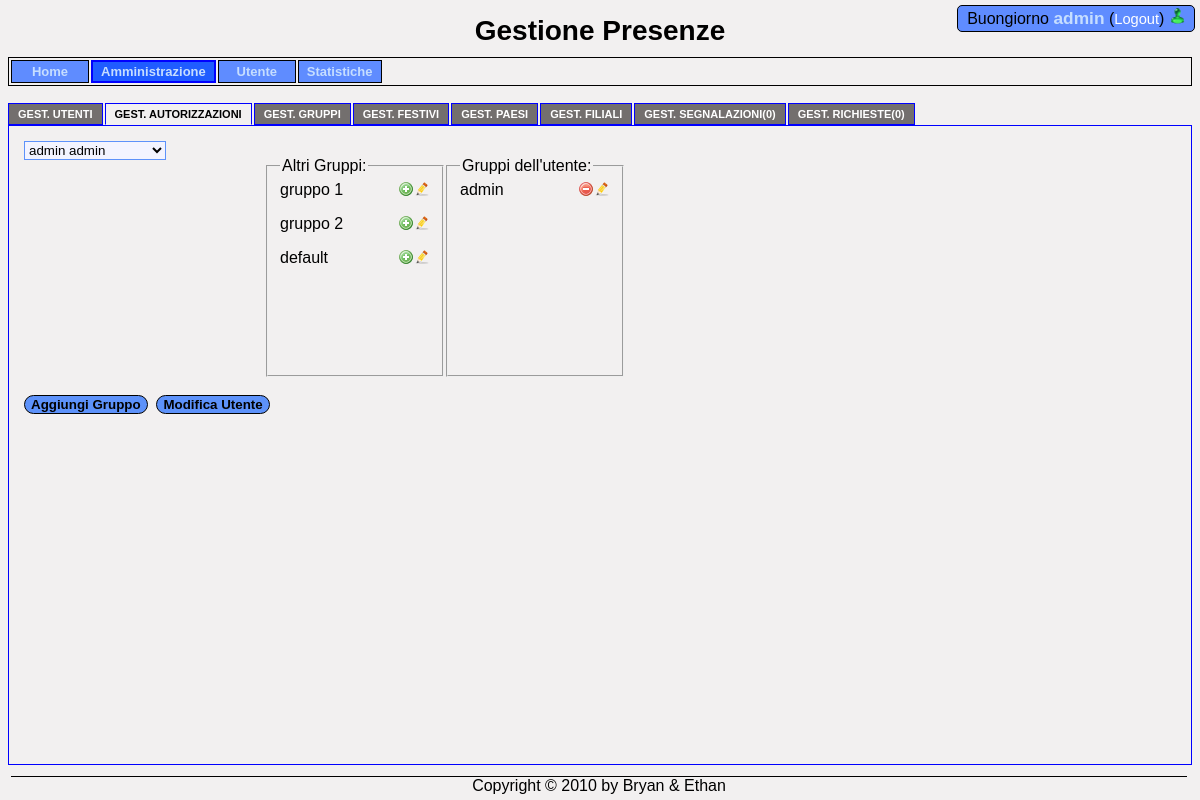
Page /?pagina=amministrazione&tab=gestione_autorizzazioni (signed in) on the committed database.
### tables this page shows
CREATE TABLE `gruppi` (
  `id_gruppo` int(11) NOT NULL AUTO_INCREMENT,
  `nome` varchar(45) NOT NULL,
  `amministra` varchar(1) NOT NULL DEFAULT 'N' COMMENT 'Indica se il gruppo è di amministrazione e quindi puo vedere tutto nel sistema di gestione presenze',
  PRIMARY KEY (`id_gruppo`)
);

### classi/Dipendente.php (called while the page is built, shortened)
<?php
class Dipendente {
    public function __get($key) {
        return $this->$key;
    }
    function trovaUtenteDaId($id){
        $rs = Database::getInstance()->eseguiQuery("SELECT nome,cognome,username,fk_filiale,email,stato_att as stato,commento_stato,telefono,natel FROM dipendenti where id_dipendente = ?",array($id));
        $this->stato = $rs->fields["stato"];
        $this->commento_stato = $rs->fields["commento_stato"];
        return $this;
    }
}
?>

### classi/Database.php (called while the page is built, shortened)
<?php
include("./adodb/adodb.inc.php");
class Database{
    private static $istanza = null;
    private $conn = null;
    private $server = "localhost";
    private $username = "root";
    private $password = "admin";
    private $db = "gestione_presenze";
    function __construct(){
        try{
            $this->conn = NewADOConnection('mysql');
            $this->conn->Connect($this->server, $this->username, $this->password, $this->db);
        }
        catch(Exception $e){
            print_r($e);
        }
    }
    static function getInstance(){
        if(!self::$istanza){
            self::$istanza = new Database();
        }
        return self::$istanza;
    }
    function eseguiQuery($query,$val = null,$ass = ADODB_FETCH_ASSOC){
        $rs = null;
        $this->conn->SetFetchMode($ass);
        try{
            $rs = $this->conn->Execute($query,$val);
        }
        catch(Exception $e){
            print_r($e);
        }
        return $rs;
    }
}
?>

### adodb/adodb.inc.php (called while the page is built, shortened)
<?php
 if (!defined('_ADODB_LAYER')) {
	GLOBAL
		$ADODB_vers,
		$ADODB_COUNTRECS,
		$ADODB_CACHE_DIR,
		$ADODB_CACHE,
		$ADODB_CACHE_CLASS,
		$ADODB_EXTENSION,
		$ADODB_COMPAT_FETCH,
	 	$ADODB_FETCH_MODE,
		$ADODB_GETONE_EOF,
		$ADODB_QUOTE_FIELDNAMES;
	function ADODB_str_replace($src, $dest, $data)
	{
		if (ADODB_PHPVER >= 0x4050) return str_replace($src,$dest,$data);
		return $data;
	}
	class ADOConnection {
	var $debug = false;
	var $fetchMode=false;
	var $_queryID = false;
	var $_bindInputArray = false;
	function SetFetchMode($mode)
	{
		$old = $this->fetchMode;
		$this->fetchMode = $mode;
		if ($old === false) {
		global $ADODB_FETCH_MODE;
			return $ADODB_FETCH_MODE;
		}
		return $old;
	}
	function Execute($sql,$inputarr=false)
	{
		if ($inputarr) {
			$element0 = reset($inputarr);
			$array_2d = is_array($element0) && !is_object(reset($element0));
			if (!is_array($sql) && !$this->_bindInputArray) {
				$sqlarr = explode('?',$sql);
				$nparams = sizeof($sqlarr)-1;
				if (!$array_2d) $inputarr = array($inputarr);
				foreach($inputarr as $arr) {
					$sql = ''; $i = 0;
					while(list(, $v) = each($arr)) {
						$sql .= $sqlarr[$i];
						$typ = gettype($v);
						if ($typ == 'string')
							$sql .= $this->qstr($v);
						$i += 1;
						if ($i == $nparams) break;
					}
					if (isset($sqlarr[$i])) {
						$sql .= $sqlarr[$i];
					} else if ($i != sizeof($sqlarr))
						$this->outp_throw( "Input array does not match ?: ".htmlspecialchars($sql),'Execute');
					$ret = $this->_Execute($sql);
				}
			}
		} else {
			$ret = $this->_Execute($sql,false);
		}
		return $ret;
	}
	function _Execute($sql,$inputarr=false)
	{
		if ($this->debug) {
			global $ADODB_INCLUDED_LIB;
			if (empty($ADODB_INCLUDED_LIB)) include(ADODB_DIR.'/adodb-lib.inc.php');
			$this->_queryID = _adodb_debug_execute($this, $sql,$inputarr);
		} else {
			$this->_queryID = @$this->_query($sql,$inputarr);
		}
		$rs = new $rsclass($this->_queryID,$this->fetchMode);
		$rs->connection = $this;
		$rs->Init();
		if (is_array($sql)) $rs->sql = $sql[0];
		else $rs->sql = $sql;
		return $rs;
	}
}
	class ADORecordSet implements IteratorAggregate {
	var $_numOfRows = -1;
	var $_numOfFields = -1;
	var $_currentRow = -1;
	function ADORecordSet($queryID)
	{
		$this->_queryID = $queryID;
	}
	function Init()
	{
		if ($this->_numOfRows != 0 && $this->_numOfFields && $this->_currentRow == -1) {
			$this->_currentRow = 0;
			if ($this->EOF = ($this->_fetch() === false)) {
				$this->_numOfRows = 0;
			}
		} else {
			$this->EOF = true;
		}
	}
}
	function ADOLoadCode($dbType)
	{
		$db = strtolower($dbType);
		switch ($db) {
			default:
				$class = $db; break;
		}
		$file = ADODB_DIR."/drivers/adodb-".$db.".inc.php";
		if (class_exists("ADODB_" . $class)) return $class;
		return false;
	}
	function NewADOConnection($db='')
	{
		$tmp = ADONewConnection($db);
		return $tmp;
	}
	function ADONewConnection($db='')
	{
	GLOBAL $ADODB_NEWCONNECTION, $ADODB_LASTDB;
		$errorfn = (defined('ADODB_ERROR_HANDLER')) ? ADODB_ERROR_HANDLER : false;
		if(empty($obj)) {
			if (!isset($ADODB_LASTDB)) $ADODB_LASTDB = '';
			if ($db != $ADODB_LASTDB) $db = ADOLoadCode($db);
			$cls = 'ADODB_'.$db;
			$obj = new $cls();
		}
		if ($obj) {
			if ($errorfn)  $obj->raiseErrorFn = $errorfn;
		}
		return $obj;
	}
}
?>

### adodb/drivers/adodb-mysql.inc.php (called while the page is built, shortened)
<?php
if (! defined("_ADODB_MYSQL_LAYER")) {
class ADODB_mysql extends ADOConnection {
	var $forceNewConnect = false;
	var $clientFlags = 0;
	function qstr($s,$magic_quotes=false)
	{
		if (!$magic_quotes) {
			if ($this->replaceQuote[0] == '\\'){
				$s = adodb_str_replace(array('\\',"\0"),array('\\\\',"\\\0"),$s);
			}
			return  "'".str_replace("'",$this->replaceQuote,$s)."'";
		}
		$s = str_replace('\\"','"',$s);
		return "'$s'";
	}
	function _connect($argHostname, $argUsername, $argPassword, $argDatabasename)
	{
		if (ADODB_PHPVER >= 0x4300)
			$this->_connectionID = mysql_connect($argHostname,$argUsername,$argPassword,
												$this->forceNewConnect,$this->clientFlags);
		else if (ADODB_PHPVER >= 0x4200)
			$this->_connectionID = mysql_connect($argHostname,$argUsername,$argPassword,
												$this->forceNewConnect);
		else
			$this->_connectionID = mysql_connect($argHostname,$argUsername,$argPassword);
		if ($argDatabasename) return $this->SelectDB($argDatabasename);
		return true;
	}
	function SelectDB($dbName)
	{
		if ($this->_connectionID) {
			return @mysql_select_db($dbName,$this->_connectionID);
		}
		else return false;
	}
	function _query($sql,$inputarr=false)
	{
		return mysql_query($sql,$this->_connectionID);
	}
}
class ADORecordSet_mysql extends ADORecordSet{
	function ADORecordSet_mysql($queryID,$mode=false)
	{
		switch ($mode)
		{
		case ADODB_FETCH_ASSOC:$this->fetchMode = MYSQL_ASSOC; break;
		}
	}
	function _initrs()
	{
		$this->_numOfRows = @mysql_num_rows($this->_queryID);
		$this->_numOfFields = @mysql_num_fields($this->_queryID);
	}
	function _fetch()
	{
		$this->fields =  @mysql_fetch_array($this->_queryID,$this->fetchMode);
		return is_array($this->fields);
	}
}
}
?>

### classi/Autorizzazione.php (called while the page is built, shortened)
<?php
class Autorizzazione {
    static function verificaAccesso($pagina){
       $rs = Database::getInstance()->eseguiQuery("SELECT count(*) as accesso FROM dipendenti d,gruppi g, dipendenti_gruppi dg, gruppi_pagine gp, pagine p WHERE d.id_dipendente = dg.fk_dipendente AND dg.fk_gruppo = g.id_gruppo AND g.id_gruppo = gp.fk_gruppo AND gp.fk_pagina = p.id_pagina AND d.username = ? AND p.url = ?",array($_SESSION['username'],$pagina));
       return $rs->fields['accesso'] >= 1;
    }
}
?>

### pagine/tab/gestione_autorizzazioni.php (the view, shortened to what this page needs)
<?php
    $id = stampaUtenti();
    stampaGruppi($id);
?>
<?php
function stampaUtenti(){
    echo '<form action="?pagina=amministrazione&tab=gestione_autorizzazioni" method="POST">';
        $rs = Database::getInstance()->eseguiQuery("SELECT id_dipendente id,nome,cognome,username FROM dipendenti;");
        $id = $rs->fields['id'];
        echo "<select name='utente' style='float:left;' onchange='this.form.submit();'>";
            while(!$rs->EOF){
                $selected="";
                echo '<option value="'.$rs->fields['id'].'" '.$selected.'>'.$rs->fields['nome'].' '.$rs->fields['cognome'].'</option>';
                $rs->MoveNext();
            }
        echo "</select>";
    echo "</form>";
    return $id;
}
function stampaGruppi($utente){
    echo '<fieldset style="width:150px;height:200px;float:left;margin-left:100px;">';
        echo '<legend>Altri Gruppi:</legend>';
        $rs = Database::getInstance()->eseguiQuery("SELECT * FROM gruppi WHERE id_gruppo not in(SELECT g.id_gruppo FROM gruppi g, dipendenti_gruppi dg, dipendenti d where g.id_gruppo = dg.fk_gruppo AND d.id_dipendente = dg.fk_dipendente AND d.id_dipendente = ".$utente.");");
                while(!$rs->EOF){
                    stampaFormGruppi("aggiungi",$utente,$rs->fields["id_gruppo"],$rs->fields["nome"]);
                    $rs->MoveNext();
                }
    echo '</fieldset>';
    echo '<fieldset style="width:150px;height:200px;margin-left:100px;">';
        echo '<legend>Gruppi dell\'utente:</legend>';
        $rs = Database::getInstance()->eseguiQuery("SELECT g.* from gruppi g, dipendenti_gruppi dg, dipendenti d where g.id_gruppo = dg.fk_gruppo AND d.id_dipendente = dg.fk_dipendente AND d.id_dipendente = ".$utente.";");
                while(!$rs->EOF){
                    $rs->MoveNext();
                }
    echo '</fieldset>';
}
    function stampaFormGruppi($azione,$utente,$idGruppo,$nomeGruppo){
?>
        <form action="?pagina=amministrazione&tab=gestione_autorizzazioni" name="form_<?php echo $idGruppo?>" method="POST">
            <?php echo $nomeGruppo; ?>
            <img class="puntatore" style="float:right;" onclick="formModifica_<?php echo $idGruppo; ?>.submit();" src="/GestionePresenze/img/modifica.png" alt="modifica" />
            <img class="puntatore" style="float:right;" onclick="form_<?php echo $idGruppo; ?>.submit();" src="/GestionePresenze/img/<?php echo $azione; ?>.png" alt="aggiungi" />
        </form>
<?php
    }
?>
<br>
<form action="?pagina=amministrazione&tab=gestione_gruppi" method="POST">
    <input class="bottCalendario" type="submit" value="Aggiungi Gruppo"/> &nbsp;<input class="bottCalendario" type="button" value="Modifica Utente" onclick="modificaUtente.submit();"/>
</form>

### index.php (shortened to what this page needs)
<?php
    include("classi/Database.php");
    include("classi/Dipendente.php");
    include("classi/Evento.php");
    include("classi/Autorizzazione.php");
    include("login.php");
    include("pagine/navigazione/menu.php");
?>
<!DOCTYPE HTML PUBLIC "-//W3C//DTD HTML 4.01 Transitional//EN">
<html>
    <head>
        <link rel="stylesheet" href="style.css" type="text/css" />
        <link rel="stylesheet" type="text/css" media="all" href="script/mini_calendario/skins/aqua/theme.css" title="Aqua" />
    </head>
    <body>
        <div id="pagina">
            <div id="header">
                <div class="mainTitle">Gestione Presenze</div>
               <?php
               if(isset($_SESSION['username'])){
                   creaMenu($_GET['pagina']);
               }?>
            </div>
            <div id="corpo">
               <?php
                    if(!isset($_SESSION['username'])){
                        login();
                    }
                    else if(!$_GET){
                        include("pagine/home.php");
                    }
                    else{
                        include("pagine/".$_GET['pagina'].".php");
                    }
               ?>
            </div>
        </div>
        <div id="footer">
            Copyright &copy 2010 by Bryan & Ethan
        </div>
    </body>
</html>

### pagine/navigazione/menu.php (shortened to what this page needs)
<?php
function creaMenuItem($paginaAttuale,$pagina){
    if(Autorizzazione::verificaAccesso($pagina)){
        $class = "";
        if($paginaAttuale==$pagina){
            $class = " menuItemSelected";
        } ?>
        <td class="menuItem<?php echo $class ?>">
            <?php echo '<a class="menuLink" href="?pagina='.$pagina.'">'.ucfirst($pagina).'</a>'; ?>
        </td>
<?php
    }
}
function creaMenu($pagina){
    if($pagina=="") $pagina = "home"; ?>
<div class="messaggioUtente">
    <?php
        $d = new Dipendente();
        $d->trovaUtenteDaId($_SESSION["id_utente"]);
        stampaMessaggio($d);
    ?>
</div>
<table class="menu">
    <tr>
        <?php
            creaMenuItem($pagina,"home");
            creaMenuItem($pagina,"amministrazione");
            creaMenuItem($pagina,"utente");
            creaMenuItem($pagina,"statistiche");
         ?>
        <td></td>
    </tr>
</table>
<?php
}
?>

### login.php (shortened to what this page needs)
<?php
function stampaMessaggio($d){ ?>
    Buongiorno <a class="linkUser" href="?pagina=utente"><?php echo $_SESSION['username']; ?></a>
    (<a class="linkAiuti" href="?azione=logout">Logout</a>) <img src="./img/stato<?php echo $d->stato;?>.png" onmouseover="vediStati(<?php echo strlen(trim($d->commento_stato))>0;?>);"/>
<?php
}
?>

### pagine/amministrazione.php (shortened to what this page needs)
<?php include("navigazione/submenu.php"); ?>
<div>
    <ul id="tabList">
        <?php
            $paginaAttuale = "amministrazione";
            $tabAttuale = $_GET['tab'];
            creaSubmenuItem($paginaAttuale, $tabAttuale, "gestione_utente", "GEST. UTENTI");
            creaSubmenuItem($paginaAttuale, $tabAttuale, "gestione_autorizzazioni", "GEST. AUTORIZZAZIONI");
        ?>
    </ul>
    <div id="contenuto">
        <?php
            if(!isset($_GET['tab'])){
                include("tab/gestione_utente.php");
            }
            else{
                include("tab/".$_GET['tab'].".php");
            }
        ?>
    </div>
</div>

### pagine/navigazione/submenu.php
<?php
function creaSubmenuItem($paginaAttuale,$tabAttuale,$tab,$testo){
    if($tabAttuale==$tab)
        echo '<li id="selectedTab">';
    else
        echo '<li>';
    echo '<a href="?pagina='.$paginaAttuale.'&tab='.$tab.'">'.$testo.'</a>';
    echo '</li>';
}

### style.css (style rules this page uses)
input,select { border:1px solid #5D92FA; background-color: #F3F4FF; }
body { font-family: arial; background-color: #F2F0F0; height: 95%; }
#header { margin-top: 15px; }
#corpo { padding-top: 15px; }
#contenuto { border: 1px solid blue; padding: 15px; height: 80%; }
#footer { border-top: 1px solid black; text-align: center; position: absolute; bottom: 2px; margin: 3px; width: 98%; }
.mainTitle { text-align: center; font-weight: bold; font-size: 21pt; }
.menu { width: 100%; margin-top: 10px; border: 1px solid black; }
.menuItem { border: 1px solid black; padding: 2px 8px 2px 8px; background-color: #5F8CFF; width: 60px; text-align: center; }
.menuItemSelected { border: 2px solid blue; font-weight: bold; background-color: #1F5CFF; }
.menuLink { font-size: 12pt; color: #C6DEFF; text-decoration: none; font: bold 13px verdana, arial, sans-serif; }
.messaggioUtente { background-color: #5F8CFF; padding: 2px 8px 2px 8px; border: 1px solid black; -moz-border-radius: 5px; -webkit-border-radius: 5px; text-align:center; width: 220px; position: absolute; right: 5px; top: 5px; z-index:3; }
ul#tabList { font: bold 11px verdana, arial, sans-serif; list-style-type: none; padding-left:0; padding-bottom: 24px; margin: 0; }
ul#tabList li { float: left; background-color: #736F6E; margin: 2px 2px 0 0px; border: 1px solid blue; padding: 0 5px 0 5px; }
ul#tabList li#selectedTab { border-bottom: 1px solid #F2F0F0; background-color: #F2F0F0; }
li#selectedTab a { color: black; }
#tabList a { float: left; display: block; color: white; text-decoration: none; padding: 4px; }
.linkAiuti { text-decoration: none; font-size: 11pt; color: white; }
.linkUser { text-decoration: none; color: #C6DEFF; font-weight: bold; font-size: 13pt; }
.bottCalendario { background-color: #5D92FA; border: 1px solid black; -moz-border-radius: 10px; -webkit-border-radius: 10px; font-weight: bold; }

### rows in the picture
gruppi: nome "gruppo 1"
gruppi: nome "gruppo 2"
gruppi: nome "default"
gruppi: nome "admin", shows a picture

### other values in the picture
$_SESSION['username'] "admin"
$pagina "Home Amministrazione Utente Statistiche"
$testo "GEST. UTENTI GEST. AUTORIZZAZIONI GEST. GRUPPI GEST. FESTIVI GEST. PAESI GEST. FILIALI GEST. SEGNALAZIONI(0) GEST. RICHIESTE(0)"
form field utente "admin admin"
